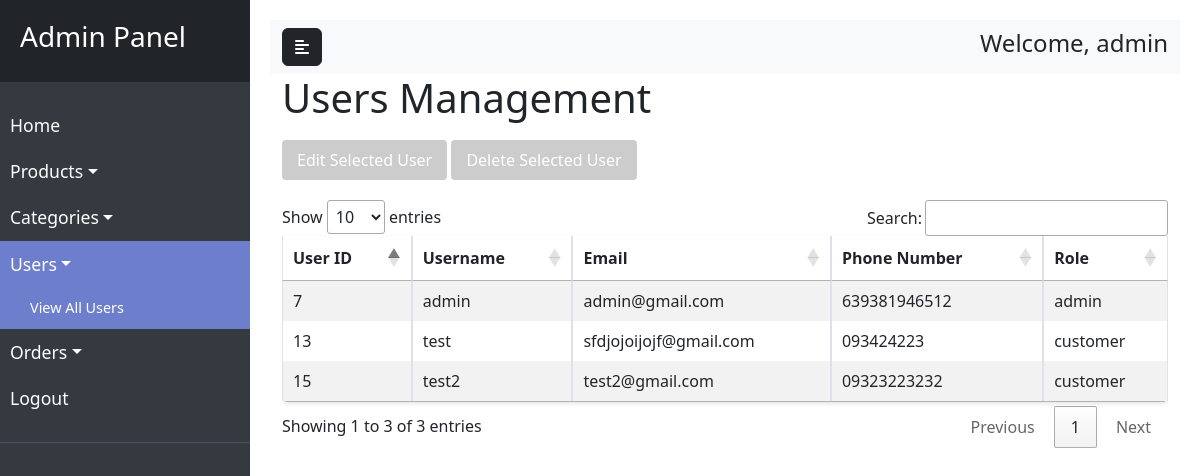
Screenshot of /users.php (signed in) with the database file from the repository.
### tables this page shows
CREATE TABLE `users` (
  `UserID` int(11) NOT NULL,
  `Username` varchar(50) NOT NULL,
  `Password` varchar(255) NOT NULL,
  `Email` varchar(100) NOT NULL,
  `PhoneNumber` varchar(20) DEFAULT NULL,
  `Role` enum('customer','admin') DEFAULT 'customer'
);

### users.php (the view, shortened to what this page needs)
<?php
require_once "db_connection.php";
?>
<!DOCTYPE html>
<html lang="en">
<head>
    <link rel="stylesheet" href="https://cdn.datatables.net/1.11.5/css/jquery.dataTables.min.css">
    <link href="https://cdn.jsdelivr.net/npm/bootstrap@5.3.0-alpha1/dist/css/bootstrap.min.css" rel="stylesheet">
    <link rel="stylesheet" href="https://cdnjs.cloudflare.com/ajax/libs/font-awesome/6.4.0/css/all.min.css">
</head>
<body>
    <div class="wrapper">
        <nav id="sidebar">
            <div class="sidebar-header">
                <h3>Admin Panel</h3>
            </div>
            <ul class="list-unstyled components">
                <li>
                    <a href="admin.php">Home</a>
                </li>
                <li>
                    <a href="#productSubmenu" data-bs-toggle="collapse" aria-expanded="false" class="dropdown-toggle">Products</a>
                </li>
                <li>
                    <a href="#categorySubmenu" data-bs-toggle="collapse" aria-expanded="false" class="dropdown-toggle">Categories</a>
                </li>
                <li class="active">
                    <a href="#userSubmenu" data-bs-toggle="collapse" aria-expanded="true" class="dropdown-toggle">Users</a>
                    <ul class="collapse show list-unstyled" id="userSubmenu">
                        <li class="active">
                            <a href="users.php">View All Users</a>
                        </li>
                    </ul>
                </li>
                <li>
                    <a href="#orderSubmenu" data-bs-toggle="collapse" aria-expanded="false" class="dropdown-toggle">Orders</a>
                </li>
                <li>
                    <a href="logout.php">Logout</a>
                </li>
            </ul>
        </nav>
        <div id="content">
            <nav class="navbar navbar-expand-lg navbar-light bg-light">
                <div class="container-fluid">
                    <button type="button" id="sidebarCollapse" class="btn btn-dark">
                        <i class="fas fa-align-left"></i>
                    </button>
                    <div>
                        <h4>Welcome, <?php echo $_SESSION['username'] ?? 'Admin'; ?></h4>
                    </div>
                </div>
            </nav>
            <div class="container-fluid">
                <h1>Users Management</h1>
                <button id="editUserBtn" class="edit-btn" disabled>Edit Selected User</button>
                <button id="deleteUserBtn" class="delete-btn" disabled>Delete Selected User</button>
                <div class="table-responsive">
                    <table id="usersTable" class="table table-striped table-bordered user-table">
                        <thead>
                            <tr>
                                <th>User ID</th>
                                <th>Username</th>
                                <th>Email</th>
                                <th>Phone Number</th>
                                <th>Role</th>
                            </tr>
                        </thead>
                        <tbody>
                            <?php
                            $sql = "SELECT UserID, Username, Email, PhoneNumber, Role FROM users";
                            $result = $conn->query($sql);
                            if ($result->num_rows > 0) {
                                while ($row = $result->fetch_assoc()) {
                                    echo "<tr data-id='" . $row["UserID"] . "'>";
                                    echo "<td>" . $row["UserID"] . "</td>";
                                    echo "<td>" . htmlspecialchars($row["Username"]) . "</td>";
                                    echo "<td>" . htmlspecialchars($row["Email"]) . "</td>";
                                    echo "<td>" . htmlspecialchars($row["PhoneNumber"] ?? 'Not provided') . "</td>";
                                    echo "<td>" . htmlspecialchars($row["Role"]) . "</td>";
                                    echo "</tr>";
                                }
                            } else {
                                echo "<tr><td colspan='5'>No users found</td></tr>";
                            }
                            ?>
                        </tbody>
                    </table>
                </div>
            </div>
        </div>
    </div>
    <link href="https://cdn.jsdelivr.net/npm/bootstrap@5.3.0-alpha1/dist/css/bootstrap.min.css" rel="stylesheet">
</body>
</html>

### users.php (style rules this page uses)
body { font-family: 'Arial', sans-serif; background-color: #f8f9fa; }
#sidebar { min-width: 250px; max-width: 250px; min-height: 100vh; background: #343a40; color: #fff; transition: all 0.3s; }
#sidebar .sidebar-header { padding: 20px; background: #212529; }
#sidebar ul.components { padding: 20px 0; border-bottom: 1px solid #4b545c; }
#sidebar ul li a { padding: 10px; font-size: 1.1em; display: block; color: #fff; text-decoration: none; }
#sidebar ul li.active > a, a[aria-expanded="true"] { color: #fff; background: #6d7fcc; }
ul ul a { font-size: 0.9em !important; padding-left: 30px !important; background: #4b545c; }
.wrapper { display: flex; width: 100%; }
#content { width: 100%; padding: 20px; min-height: 100vh; transition: all 0.3s; }
.user-table { width: 100%; border-collapse: collapse; margin-top: 20px; background-color: white; box-shadow: 0 2px 4px rgba(0,0,0,0.1); border-radius: 5px; }
.user-table th, .user-table td { padding: 12px 15px; text-align: left; border-bottom: 1px solid #ddd; }
.user-table th { background-color: #f2f2f2; font-weight: bold; }
.edit-btn { padding: 8px 15px; margin-bottom: 20px; background-color: #4CAF50; color: white; border: none; border-radius: 4px; cursor: pointer; margin-top: 10px; }
.edit-btn:disabled { background-color: #cccccc; cursor: not-allowed; }
.delete-btn { padding: 8px 15px; margin-bottom: 20px; background-color: rgb(255, 0, 0); color: white; border: none; border-radius: 4px; cursor: pointer; margin-top: 10px; }
.delete-btn:disabled { background-color: #cccccc; cursor: not-allowed; }

### rows the page displays
users: UserID "7", Username "admin", Email "admin@gmail.com", PhoneNumber "639381946512", Role "admin"
users: UserID "13", Username "test", Email "sfdjojoijojf@gmail.com", PhoneNumber "093424223", Role "customer"
users: UserID "15", Username "test2", Email "test2@gmail.com", PhoneNumber "09323223232", Role "customer"

### other values shown
$_SESSION['username'] "admin"
